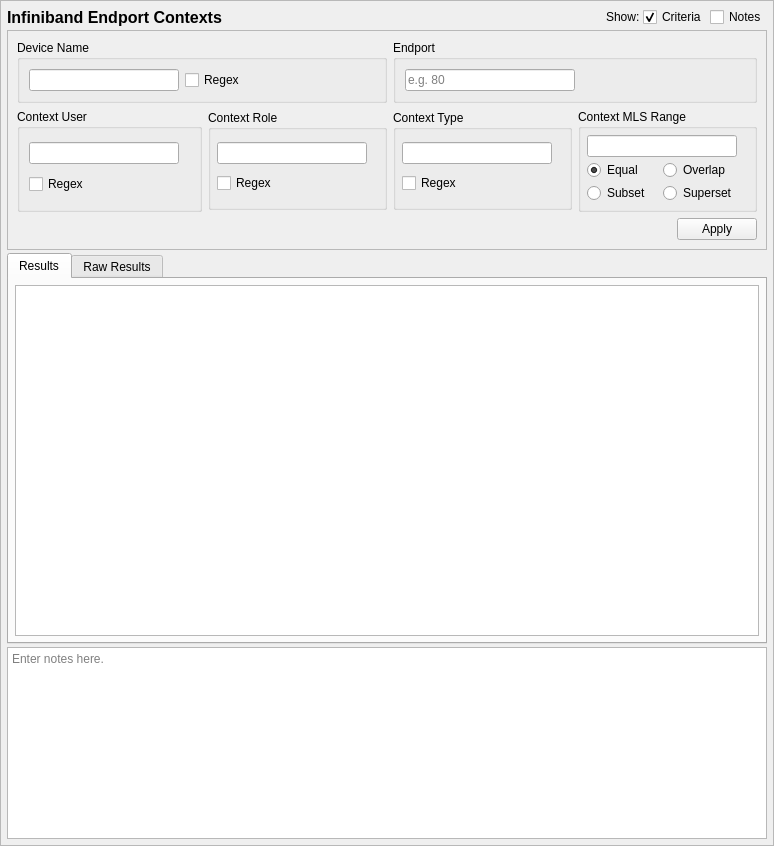
<?xml version="1.0" encoding="UTF-8"?>
<ui version="4.0">
 <class>NetifconQueryTab_ui</class>
 <widget class="QScrollArea" name="NetifconQueryTab_ui">
  <property name="geometry">
   <rect>
    <x>0</x>
    <y>0</y>
    <width>774</width>
    <height>846</height>
   </rect>
  </property>
  <property name="sizeAdjustPolicy">
   <enum>QAbstractScrollArea::AdjustToContents</enum>
  </property>
  <property name="widgetResizable">
   <bool>true</bool>
  </property>
  <widget class="QWidget" name="contents">
   <property name="geometry">
    <rect>
     <x>0</x>
     <y>0</y>
     <width>772</width>
     <height>844</height>
    </rect>
   </property>
   <property name="minimumSize">
    <size>
     <width>0</width>
     <height>0</height>
    </size>
   </property>
   <layout class="QGridLayout" name="gridLayout_9">
    <property name="leftMargin">
     <number>6</number>
    </property>
    <property name="topMargin">
     <number>6</number>
    </property>
    <property name="rightMargin">
     <number>6</number>
    </property>
    <property name="bottomMargin">
     <number>6</number>
    </property>
    <property name="spacing">
     <number>3</number>
    </property>
    <item row="3" column="0" colspan="5">
     <widget class="QTextEdit" name="notes">
      <property name="sizePolicy">
       <sizepolicy hsizetype="Preferred" vsizetype="Preferred">
        <horstretch>0</horstretch>
        <verstretch>0</verstretch>
       </sizepolicy>
      </property>
      <property name="minimumSize">
       <size>
        <width>0</width>
        <height>80</height>
       </size>
      </property>
      <property name="toolTip">
       <string>Optionally enter notes here about the query.</string>
      </property>
      <property name="placeholderText">
       <string>Enter notes here.</string>
      </property>
     </widget>
    </item>
    <item row="0" column="4">
     <widget class="QCheckBox" name="notes_expander">
      <property name="toolTip">
       <string>Show or hide the notes field (no data is lost)</string>
      </property>
      <property name="text">
       <string>Notes</string>
      </property>
     </widget>
    </item>
    <item row="0" column="3">
     <widget class="QCheckBox" name="criteria_expander">
      <property name="toolTip">
       <string>Show or hide the search criteria (no settings are lost)</string>
      </property>
      <property name="text">
       <string>Criteria</string>
      </property>
      <property name="checked">
       <bool>true</bool>
      </property>
     </widget>
    </item>
    <item row="0" column="0">
     <widget class="QLabel" name="label">
      <property name="sizePolicy">
       <sizepolicy hsizetype="Preferred" vsizetype="Fixed">
        <horstretch>0</horstretch>
        <verstretch>0</verstretch>
       </sizepolicy>
      </property>
      <property name="maximumSize">
       <size>
        <width>16777215</width>
        <height>20</height>
       </size>
      </property>
      <property name="font">
       <font>
        <pointsize>12</pointsize>
        <weight>75</weight>
        <bold>true</bold>
       </font>
      </property>
      <property name="text">
       <string>Infiniband Endport Contexts</string>
      </property>
     </widget>
    </item>
    <item row="1" column="0" colspan="5">
     <widget class="QFrame" name="criteria_frame">
      <property name="maximumSize">
       <size>
        <width>16777215</width>
        <height>16777215</height>
       </size>
      </property>
      <property name="frameShape">
       <enum>QFrame::StyledPanel</enum>
      </property>
      <property name="frameShadow">
       <enum>QFrame::Raised</enum>
      </property>
      <layout class="QGridLayout" name="gridLayout">
       <item row="0" column="0" colspan="2">
        <widget class="QGroupBox" name="name_criteria">
         <property name="title">
          <string>Device Name</string>
         </property>
         <layout class="QGridLayout" name="gridLayout_7">
          <item row="0" column="1">
           <widget class="QCheckBox" name="name_regex">
            <property name="toolTip">
             <string>Use regular expressions to match the device name.</string>
            </property>
            <property name="text">
             <string>Regex</string>
            </property>
           </widget>
          </item>
          <item row="0" column="0">
           <widget class="QLineEdit" name="name">
            <property name="sizePolicy">
             <sizepolicy hsizetype="Expanding" vsizetype="Fixed">
              <horstretch>0</horstretch>
              <verstretch>0</verstretch>
             </sizepolicy>
            </property>
            <property name="minimumSize">
             <size>
              <width>150</width>
              <height>0</height>
             </size>
            </property>
            <property name="maximumSize">
             <size>
              <width>250</width>
              <height>16777215</height>
             </size>
            </property>
           </widget>
          </item>
          <item row="0" column="2">
           <spacer name="horizontalSpacer_2">
            <property name="orientation">
             <enum>Qt::Horizontal</enum>
            </property>
            <property name="sizeHint" stdset="0">
             <size>
              <width>40</width>
              <height>20</height>
             </size>
            </property>
           </spacer>
          </item>
         </layout>
        </widget>
       </item>
       <item row="0" column="2" colspan="2">
        <widget class="QGroupBox" name="port_criteria">
         <property name="title">
          <string>Endport</string>
         </property>
         <layout class="QGridLayout" name="gridLayout_10">
          <item row="0" column="0">
           <widget class="QLineEdit" name="port">
            <property name="sizePolicy">
             <sizepolicy hsizetype="Expanding" vsizetype="Fixed">
              <horstretch>0</horstretch>
              <verstretch>0</verstretch>
             </sizepolicy>
            </property>
            <property name="minimumSize">
             <size>
              <width>150</width>
              <height>0</height>
             </size>
            </property>
            <property name="maximumSize">
             <size>
              <width>250</width>
              <height>16777215</height>
             </size>
            </property>
            <property name="placeholderText">
             <string>e.g. 80</string>
            </property>
           </widget>
          </item>
          <item row="0" column="1">
           <spacer name="horizontalSpacer_8">
            <property name="orientation">
             <enum>Qt::Horizontal</enum>
            </property>
            <property name="sizeHint" stdset="0">
             <size>
              <width>40</width>
              <height>20</height>
             </size>
            </property>
           </spacer>
          </item>
         </layout>
        </widget>
       </item>
       <item row="1" column="0">
        <widget class="QGroupBox" name="user_critera">
         <property name="title">
          <string>Context User</string>
         </property>
         <layout class="QGridLayout" name="gridLayout_6">
          <item row="0" column="0">
           <widget class="QLineEdit" name="user">
            <property name="sizePolicy">
             <sizepolicy hsizetype="Expanding" vsizetype="Fixed">
              <horstretch>0</horstretch>
              <verstretch>0</verstretch>
             </sizepolicy>
            </property>
            <property name="minimumSize">
             <size>
              <width>150</width>
              <height>0</height>
             </size>
            </property>
           </widget>
          </item>
          <item row="1" column="0">
           <widget class="QCheckBox" name="user_regex">
            <property name="toolTip">
             <string>Use regular expressions to match the context's user.</string>
            </property>
            <property name="text">
             <string>Regex</string>
            </property>
           </widget>
          </item>
          <item row="0" column="1">
           <spacer name="horizontalSpacer_3">
            <property name="orientation">
             <enum>Qt::Horizontal</enum>
            </property>
            <property name="sizeHint" stdset="0">
             <size>
              <width>40</width>
              <height>20</height>
             </size>
            </property>
           </spacer>
          </item>
         </layout>
        </widget>
       </item>
       <item row="1" column="1">
        <widget class="QGroupBox" name="role_criteria">
         <property name="maximumSize">
          <size>
           <width>16777215</width>
           <height>100</height>
          </size>
         </property>
         <property name="title">
          <string>Context Role</string>
         </property>
         <layout class="QGridLayout" name="gridLayout_2">
          <property name="leftMargin">
           <number>6</number>
          </property>
          <property name="topMargin">
           <number>6</number>
          </property>
          <property name="rightMargin">
           <number>6</number>
          </property>
          <property name="bottomMargin">
           <number>6</number>
          </property>
          <property name="spacing">
           <number>3</number>
          </property>
          <item row="0" column="0">
           <widget class="QLineEdit" name="role">
            <property name="sizePolicy">
             <sizepolicy hsizetype="Expanding" vsizetype="Fixed">
              <horstretch>0</horstretch>
              <verstretch>0</verstretch>
             </sizepolicy>
            </property>
            <property name="minimumSize">
             <size>
              <width>150</width>
              <height>0</height>
             </size>
            </property>
            <property name="maximumSize">
             <size>
              <width>250</width>
              <height>16777215</height>
             </size>
            </property>
           </widget>
          </item>
          <item row="1" column="0">
           <widget class="QCheckBox" name="role_regex">
            <property name="enabled">
             <bool>true</bool>
            </property>
            <property name="toolTip">
             <string>Use regular expressions to match the context's role.</string>
            </property>
            <property name="text">
             <string>Regex</string>
            </property>
           </widget>
          </item>
          <item row="0" column="1">
           <spacer name="horizontalSpacer_4">
            <property name="orientation">
             <enum>Qt::Horizontal</enum>
            </property>
            <property name="sizeHint" stdset="0">
             <size>
              <width>40</width>
              <height>20</height>
             </size>
            </property>
           </spacer>
          </item>
         </layout>
        </widget>
       </item>
       <item row="1" column="2">
        <widget class="QGroupBox" name="type_criteria">
         <property name="maximumSize">
          <size>
           <width>16777215</width>
           <height>100</height>
          </size>
         </property>
         <property name="title">
          <string>Context Type</string>
         </property>
         <layout class="QGridLayout" name="gridLayout_5">
          <property name="leftMargin">
           <number>6</number>
          </property>
          <property name="topMargin">
           <number>6</number>
          </property>
          <property name="rightMargin">
           <number>6</number>
          </property>
          <property name="bottomMargin">
           <number>6</number>
          </property>
          <property name="spacing">
           <number>3</number>
          </property>
          <item row="1" column="1">
           <widget class="QCheckBox" name="type_regex">
            <property name="toolTip">
             <string>Use regular expressions to match the context's type.</string>
            </property>
            <property name="text">
             <string>Regex</string>
            </property>
           </widget>
          </item>
          <item row="0" column="1">
           <widget class="QLineEdit" name="type_">
            <property name="sizePolicy">
             <sizepolicy hsizetype="Expanding" vsizetype="Fixed">
              <horstretch>0</horstretch>
              <verstretch>0</verstretch>
             </sizepolicy>
            </property>
            <property name="minimumSize">
             <size>
              <width>150</width>
              <height>0</height>
             </size>
            </property>
            <property name="maximumSize">
             <size>
              <width>250</width>
              <height>16777215</height>
             </size>
            </property>
           </widget>
          </item>
          <item row="0" column="2">
           <spacer name="horizontalSpacer_6">
            <property name="orientation">
             <enum>Qt::Horizontal</enum>
            </property>
            <property name="sizeHint" stdset="0">
             <size>
              <width>40</width>
              <height>20</height>
             </size>
            </property>
           </spacer>
          </item>
         </layout>
        </widget>
       </item>
       <item row="1" column="3">
        <widget class="QGroupBox" name="range_criteria">
         <property name="maximumSize">
          <size>
           <width>16777215</width>
           <height>16777215</height>
          </size>
         </property>
         <property name="title">
          <string>Context MLS Range</string>
         </property>
         <layout class="QGridLayout" name="gridLayout_8">
          <property name="leftMargin">
           <number>6</number>
          </property>
          <property name="topMargin">
           <number>6</number>
          </property>
          <property name="rightMargin">
           <number>6</number>
          </property>
          <property name="bottomMargin">
           <number>6</number>
          </property>
          <property name="spacing">
           <number>3</number>
          </property>
          <item row="2" column="1">
           <widget class="QRadioButton" name="range_exact">
            <property name="toolTip">
             <string>Match the context's range if the criteria is equal to the context's range.</string>
            </property>
            <property name="text">
             <string>Equal</string>
            </property>
            <property name="checked">
             <bool>true</bool>
            </property>
           </widget>
          </item>
          <item row="2" column="2">
           <widget class="QRadioButton" name="range_overlap">
            <property name="toolTip">
             <string>Match the context's range if the criteria overlaps the context's range.</string>
            </property>
            <property name="text">
             <string>Overlap</string>
            </property>
           </widget>
          </item>
          <item row="3" column="1">
           <widget class="QRadioButton" name="range_subset">
            <property name="toolTip">
             <string>Match the context's range if the criteria is a subset of the context's range.</string>
            </property>
            <property name="text">
             <string>Subset</string>
            </property>
           </widget>
          </item>
          <item row="3" column="2">
           <widget class="QRadioButton" name="range_superset">
            <property name="toolTip">
             <string>Match the context's range if the criteria is a superset to the context's range.</string>
            </property>
            <property name="text">
             <string>Superset</string>
            </property>
           </widget>
          </item>
          <item row="1" column="1" colspan="2">
           <widget class="QLineEdit" name="range_">
            <property name="sizePolicy">
             <sizepolicy hsizetype="Expanding" vsizetype="Fixed">
              <horstretch>0</horstretch>
              <verstretch>0</verstretch>
             </sizepolicy>
            </property>
            <property name="minimumSize">
             <size>
              <width>150</width>
              <height>20</height>
             </size>
            </property>
            <property name="maximumSize">
             <size>
              <width>250</width>
              <height>16777215</height>
             </size>
            </property>
           </widget>
          </item>
          <item row="1" column="3">
           <spacer name="horizontalSpacer_7">
            <property name="orientation">
             <enum>Qt::Horizontal</enum>
            </property>
            <property name="sizeType">
             <enum>QSizePolicy::Preferred</enum>
            </property>
            <property name="sizeHint" stdset="0">
             <size>
              <width>40</width>
              <height>20</height>
             </size>
            </property>
           </spacer>
          </item>
         </layout>
        </widget>
       </item>
       <item row="2" column="3">
        <widget class="QDialogButtonBox" name="buttonBox">
         <property name="standardButtons">
          <set>QDialogButtonBox::Apply</set>
         </property>
        </widget>
       </item>
      </layout>
      <zorder>role_criteria</zorder>
      <zorder>type_criteria</zorder>
      <zorder>user_critera</zorder>
      <zorder>range_criteria</zorder>
      <zorder>buttonBox</zorder>
      <zorder>name_criteria</zorder>
      <zorder>port_criteria</zorder>
     </widget>
    </item>
    <item row="0" column="2">
     <widget class="QLabel" name="label_2">
      <property name="text">
       <string>Show:</string>
      </property>
     </widget>
    </item>
    <item row="0" column="1">
     <spacer name="horizontalSpacer_5">
      <property name="orientation">
       <enum>Qt::Horizontal</enum>
      </property>
      <property name="sizeHint" stdset="0">
       <size>
        <width>40</width>
        <height>20</height>
       </size>
      </property>
     </spacer>
    </item>
    <item row="2" column="0" colspan="5">
     <widget class="QTabWidget" name="results_frame">
      <property name="sizePolicy">
       <sizepolicy hsizetype="Preferred" vsizetype="MinimumExpanding">
        <horstretch>0</horstretch>
        <verstretch>1</verstretch>
       </sizepolicy>
      </property>
      <property name="currentIndex">
       <number>0</number>
      </property>
      <widget class="QWidget" name="results_framePage1">
       <property name="sizePolicy">
        <sizepolicy hsizetype="Preferred" vsizetype="MinimumExpanding">
         <horstretch>0</horstretch>
         <verstretch>0</verstretch>
        </sizepolicy>
       </property>
       <attribute name="title">
        <string>Results</string>
       </attribute>
       <layout class="QVBoxLayout" name="verticalLayout_3">
        <property name="leftMargin">
         <number>6</number>
        </property>
        <property name="topMargin">
         <number>6</number>
        </property>
        <property name="rightMargin">
         <number>6</number>
        </property>
        <property name="bottomMargin">
         <number>6</number>
        </property>
        <item>
         <widget class="SEToolsTableView" name="table_results">
          <property name="sizePolicy">
           <sizepolicy hsizetype="Preferred" vsizetype="MinimumExpanding">
            <horstretch>0</horstretch>
            <verstretch>0</verstretch>
           </sizepolicy>
          </property>
          <property name="sizeAdjustPolicy">
           <enum>QAbstractScrollArea::AdjustIgnored</enum>
          </property>
          <property name="alternatingRowColors">
           <bool>true</bool>
          </property>
          <property name="sortingEnabled">
           <bool>true</bool>
          </property>
         </widget>
        </item>
       </layout>
      </widget>
      <widget class="QWidget" name="results_framePage2">
       <property name="sizePolicy">
        <sizepolicy hsizetype="Preferred" vsizetype="MinimumExpanding">
         <horstretch>0</horstretch>
         <verstretch>0</verstretch>
        </sizepolicy>
       </property>
       <attribute name="title">
        <string>Raw Results</string>
       </attribute>
       <layout class="QVBoxLayout" name="verticalLayout_2">
        <property name="leftMargin">
         <number>6</number>
        </property>
        <property name="topMargin">
         <number>6</number>
        </property>
        <property name="rightMargin">
         <number>6</number>
        </property>
        <property name="bottomMargin">
         <number>6</number>
        </property>
        <item>
         <widget class="QPlainTextEdit" name="raw_results">
          <property name="sizePolicy">
           <sizepolicy hsizetype="Preferred" vsizetype="MinimumExpanding">
            <horstretch>0</horstretch>
            <verstretch>0</verstretch>
           </sizepolicy>
          </property>
          <property name="minimumSize">
           <size>
            <width>0</width>
            <height>0</height>
           </size>
          </property>
          <property name="font">
           <font>
            <family>Monospace</family>
           </font>
          </property>
          <property name="documentTitle">
           <string/>
          </property>
          <property name="lineWrapMode">
           <enum>QPlainTextEdit::NoWrap</enum>
          </property>
          <property name="readOnly">
           <bool>true</bool>
          </property>
         </widget>
        </item>
       </layout>
      </widget>
     </widget>
    </item>
   </layout>
  </widget>
 </widget>
 <customwidgets>
  <customwidget>
   <class>SEToolsTableView</class>
   <extends>QTableView</extends>
   <header>setoolsgui/tableview.h</header>
  </customwidget>
 </customwidgets>
 <tabstops>
  <tabstop>criteria_expander</tabstop>
  <tabstop>notes_expander</tabstop>
  <tabstop>name</tabstop>
  <tabstop>name_regex</tabstop>
  <tabstop>port</tabstop>
  <tabstop>user</tabstop>
  <tabstop>user_regex</tabstop>
  <tabstop>role</tabstop>
  <tabstop>role_regex</tabstop>
  <tabstop>type_</tabstop>
  <tabstop>type_regex</tabstop>
  <tabstop>range_</tabstop>
  <tabstop>range_exact</tabstop>
  <tabstop>range_overlap</tabstop>
  <tabstop>range_subset</tabstop>
  <tabstop>range_superset</tabstop>
  <tabstop>results_frame</tabstop>
  <tabstop>table_results</tabstop>
  <tabstop>raw_results</tabstop>
  <tabstop>notes</tabstop>
 </tabstops>
 <resources/>
 <connections>
  <connection>
   <sender>criteria_expander</sender>
   <signal>toggled(bool)</signal>
   <receiver>criteria_frame</receiver>
   <slot>setVisible(bool)</slot>
   <hints>
    <hint type="sourcelabel">
     <x>592</x>
     <y>16</y>
    </hint>
    <hint type="destinationlabel">
     <x>386</x>
     <y>232</y>
    </hint>
   </hints>
  </connection>
  <connection>
   <sender>notes_expander</sender>
   <signal>toggled(bool)</signal>
   <receiver>notes</receiver>
   <slot>setVisible(bool)</slot>
   <hints>
    <hint type="sourcelabel">
     <x>735</x>
     <y>16</y>
    </hint>
    <hint type="destinationlabel">
     <x>386</x>
     <y>756</y>
    </hint>
   </hints>
  </connection>
 </connections>
</ui>
